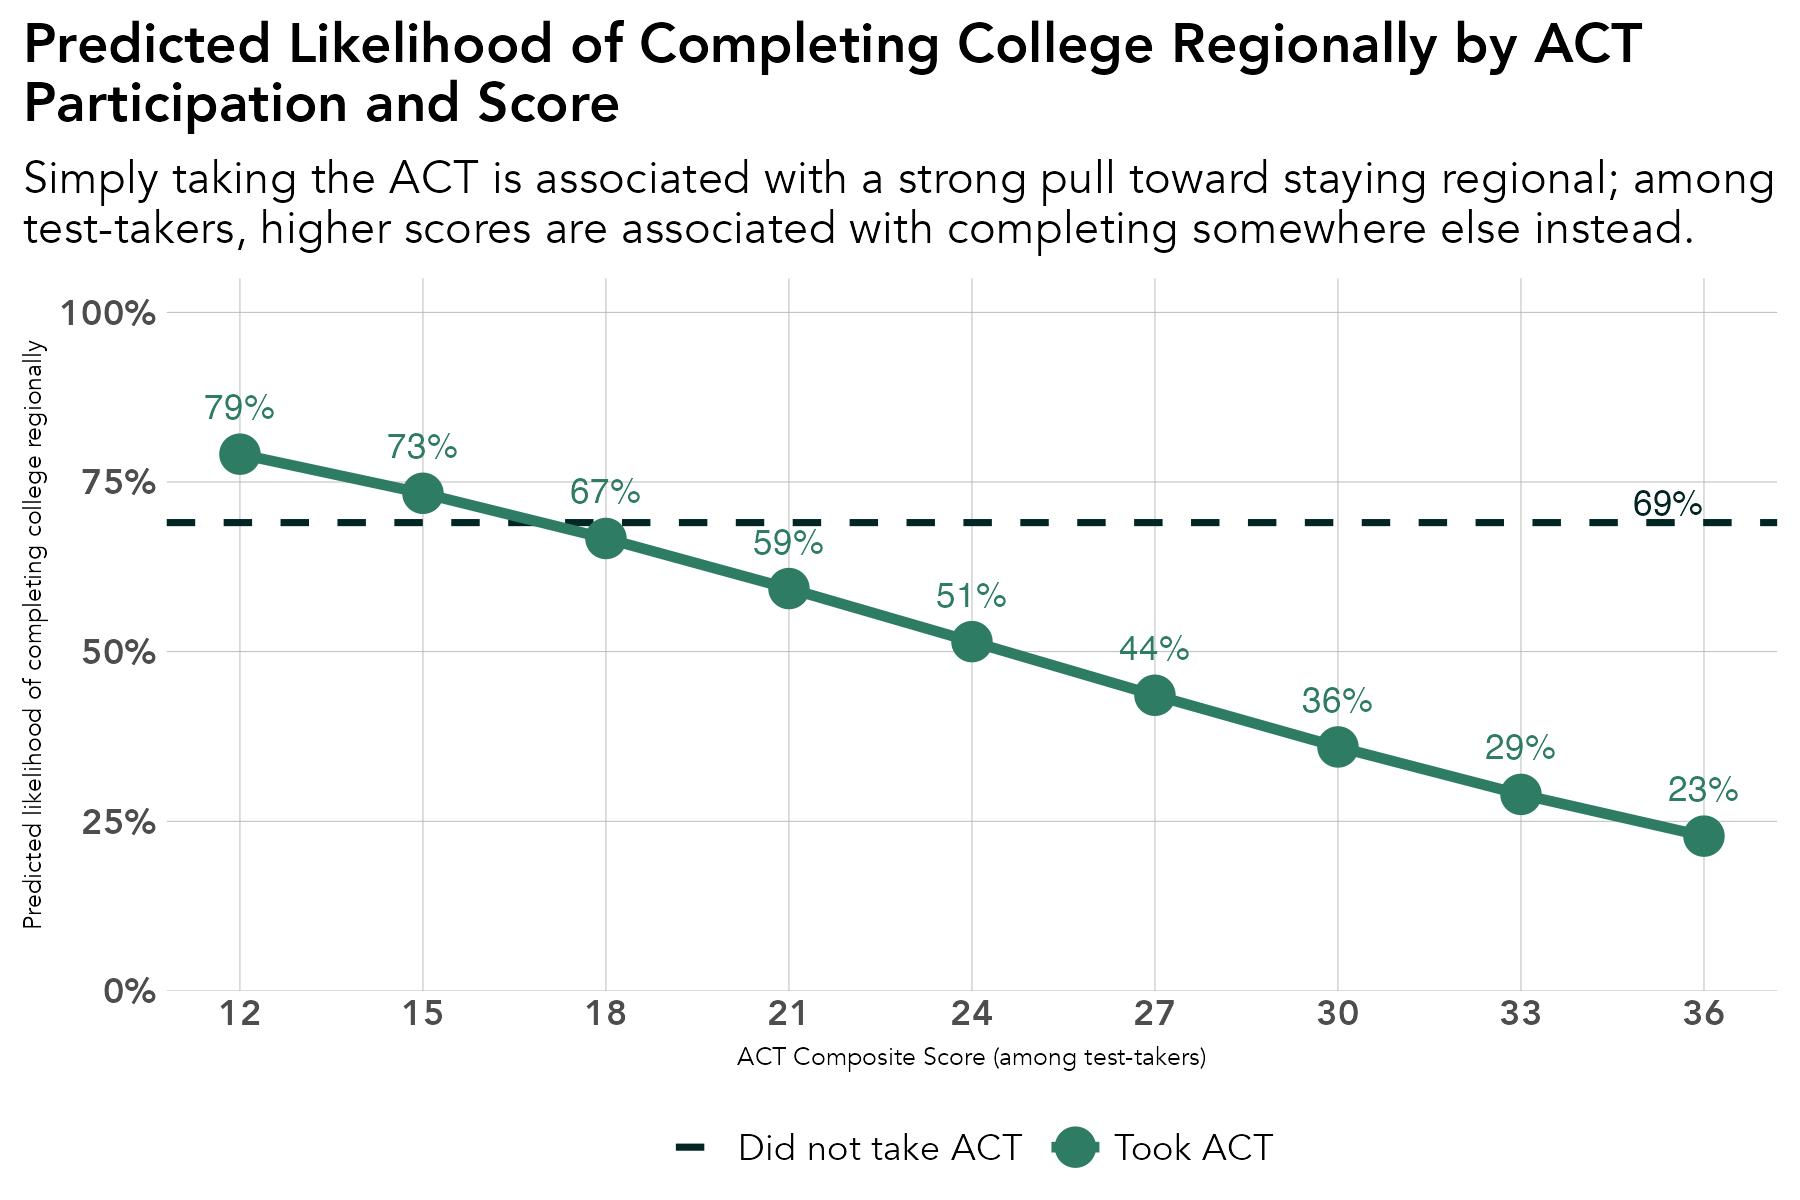

This chart was generated by the following R code:
# library -----------------------------------------------------------------
library(tidyverse)
library(sf)
library(ggrepel)
library(scales)
library(ggiraph)
library(rmapshaper)
library(cowplot)
library(RColorBrewer)
library(readxl)
library(lubridate)
library(readxl)
library(systemfonts)
reset_font_cache()
library(ggtext)
library(janitor)
library(cowplot)


rm(list = ls())

# themes ------------------------------------------------------------------
theme_bar <- theme_bw() +
  theme(panel.grid.major = element_line(color = "grey70", size = 0.1),
        panel.grid.minor = element_blank(),
        axis.ticks = element_blank(),
        axis.text = element_text(face = "bold"),
        panel.border = element_blank(),
        legend.background = element_rect(fill = "transparent", color = "transparent"),
        legend.key = element_rect(fill = "transparent"),
        legend.key.size = unit(1, "lines"),
        legend.margin = margin(0,0,0,0),
        legend.title = element_blank(),
        legend.text = element_text(margin = margin(l = 2)),
        text = element_text(family = "Avenir") ,
        plot.title.position = "plot",
        plot.title = element_text(face = "bold"))

theme_line <- theme_bw() +
  theme(legend.background = element_rect(fill = "transparent", color = "transparent"),
        legend.key = element_rect(fill = "transparent"),
        legend.text = element_text(margin = margin(l = 2)),
        panel.grid.minor = element_blank(),
        panel.grid.major = element_line(color = "grey70", size = 0.1),
        axis.ticks = element_blank(),
        axis.text = element_text(face = "bold"),
        panel.border = element_blank(),
        legend.margin = margin(0,0,0,0),
        legend.key.size = unit(1, "lines"),
        text = element_text(family = "Avenir") ,
        plot.title.position = "plot",
        plot.title = element_text(face = "bold"))


theme_sf <- theme_bw() +
  theme(axis.text.x=element_blank(),
        axis.text.y=element_blank(),
        axis.ticks=element_blank(),
        panel.background = element_blank(),
        panel.grid.major = element_line(color = "white"),
        panel.border = element_blank(),
        legend.title = element_blank(),
        legend.text = element_text(margin = margin(l = 2)),
        legend.margin = margin(0,0,0,0),
        legend.key.size = unit(1, "lines"),
        text = element_text(family = "Avenir") ,
        plot.title.position = "plot",
        plot.title = element_text(face = "bold"))

regions <- read_csv("/Users/kellyasche/Library/CloudStorage/GoogleDrive-kasche@ruralmn.org/My Drive/Data Prep/R Projects/Join docs/county_regions.csv") %>%
  select(5,6) %>%
  unique() %>%
  mutate(edr = str_replace(edr, "  ", " "),
         planning.region = str_replace(planning.region, " Minnesota", ""),
         planning.region = fct_relevel(planning.region, "Northwest", "Northeast", "Central", "Seven County Mpls-St Paul", "Southwest", "Southeast"),
         edr = fct_relevel(edr, "EDR 1 - Northwest", "EDR 2 - Headwaters", "EDR 3 - Arrowhead", "EDR 4 - West Central", "EDR 5 - North Central", "EDR 6E- Southwest Central", "EDR 6W- Upper Minnesota Valley", "EDR 7E- East Central", "EDR 7W- Central", "EDR 8 - Southwest", "EDR 9 - South Central", "EDR 10 - Southeast", "EDR 11 - 7 County Twin Cities", "Minnesota"))

counties.regions <- read_csv("/Users/kellyasche/Library/CloudStorage/GoogleDrive-kasche@ruralmn.org/My Drive/Data Prep/R Projects/Join docs/county_regions.csv") %>%
  mutate(countyfp = formatC(countyfp, width = 3, flag = "0"),
         Name = str_to_title(Name),
         Name = str_replace(Name, "Q", "q"),
         Name = str_replace(Name, "Of The", "of the"),
         Name = str_replace(Name, "Mcleod", "McLeod"),
         Dem_Desc = ifelse(Name == "Minnesota", "Minnesota", Dem_Desc) ,
         edr = str_replace(edr, "  ", " "),
         planning.region = str_replace(planning.region, " Minnesota", ""),
         planning.region = fct_relevel(planning.region, "Northwest", "Northeast", "Central", "Seven County Mpls-St Paul", "Southwest", "Southeast"),
         edr = fct_relevel(edr, "EDR 1 - Northwest", "EDR 2 - Headwaters", "EDR 3 - Arrowhead", "EDR 4 - West Central", "EDR 5 - North Central", "EDR 6E- Southwest Central", "EDR 6W- Upper Minnesota Valley", "EDR 7E- East Central", "EDR 7W- Central", "EDR 8 - Southwest", "EDR 9 - South Central", "EDR 10 - Southeast", "EDR 11 - 7 County Twin Cities", "Minnesota"))

color.ruca <- c("Entirely rural" = "#009933", "Town/rural mix" = "#99CC33", "Urban/town/rural mix" = "#CC9966", "Entirely urban" = "#754C29", "Minnesota" = "black")

color.pr <- c("Northwest" = "#4575b4","Northeast" = "grey", "Central" = "#fee090", "Seven County Mpls-St Paul" = "#d73027", "Southwest" = "#91bfdb", "Southeast" = "#fc8d59", "Minnesota" = "black")

color.edr <- c("EDR 1 - Northwest" = "#b3cde3", "EDR 2 - Headwaters" = "#8c96c6", "EDR 3 - Arrowhead" = "#fe9929", "EDR 4 - West Central" = "#8856a7", "EDR 5 - North Central" = "#810f7c", "EDR 6E- Southwest Central" = "#e5f5f9", "EDR 6W- Upper Minnesota Valley" = "#bdc9e1", "EDR 7E- East Central" = "#99d8c9", "EDR 7W- Central" = "#2ca25f", "EDR 8 - Southwest" = "#74a9cf", "EDR 9 - South Central" = "#0570b0", "EDR 10 - Southeast" = "#d7301f", "EDR 11 - 7 County Twin Cities" = "#d8b365", "Minnesota" = "black")

color.pr.edr <- c ("Northwest" = "#4575b4","Northeast" = "#e0f3f8", "Central" = "#fee090", "Seven County Mpls-St Paul" = "#d73027", "Southwest" = "#91bfdb", "Southeast" = "#fc8d59", "Minnesota" = "black", "EDR 1 - Northwest" = "#b3cde3", "EDR 2 - Headwaters" = "#8c96c6", "EDR 3 - Arrowhead" = "#fe9929", "EDR 4 - West Central" = "#8856a7", "EDR 5 - North Central" = "#810f7c", "EDR 6E- Southwest Central" = "#e5f5f9", "EDR 6W- Upper Minnesota Valley" = "#bdc9e1", "EDR 7E- East Central" = "#99d8c9", "EDR 7W- Central" = "#2ca25f", "EDR 8 - Southwest" = "#74a9cf", "EDR 9 - South Central" = "#0570b0", "EDR 10 - Southeast" = "#d7301f", "EDR 11 - 7 County Twin Cities" = "#d8b365")

color.six <- c("#009933", "#4575b4", "grey", "#fee090", "#fc8d59", "#d73027")

mn_counties <- st_read("/Users/kellyasche/Library/CloudStorage/GoogleDrive-kasche@ruralmn.org/My Drive/Data Prep/R Projects/Shapefiles/County shapefiles/MNCounties_MNDOT.shp", quiet = TRUE) %>%
  ms_simplify(keep = .01, keep_shapes = TRUE) %>%
  rename("countyfp" = "FIPS_CODE")

primary_colors <- c("#012623", "#2E7C63", "#8B601F", "#9B3F24", "grey")

alt_colors     <- c("#012623", "#9B3F24", "#E6A762", "#8B601F", "#222222")

expanded_colors <- c("#012623",   # Deep Field Green
                     "#9B3F24",   # Earth Red
                     "#2E7C63",   # Community Green
                     "#E6A762",   # Warm Accent
                     "#8B601F",   # Heritage Brown
                     "#0F5952",   # Secondary Green
                     "#222222",   # Dark Neutral
                     "grey")      # Light-mid neutral


# Prep data ---------------------------------------------------------------

original <- read_csv("Data/SLEDS/Masters/Master-report-dataset.csv")

model_vars_dv3<- c("Gender", "RaceEthnicity", "economic.status", "SpecialEdStatus",
                   "english.learner", "Dem_Desc", "range.school", "avg.wages.pct.state", "avg.unemp.rate",
                   "pseo.participant", "took.ACT", "ACTCompositeScore", "ap.exam", "sat.taken",
                   "cte.achievement", "ps.grad.location")

master.model.dv3 <- original %>%
  filter(grad.year > 2010,
         grad.year <= 2019,
         ps.grad == "Y",
         ps.grad.location != "Did not graduate ps",
         RaceEthnicity != "Unknown") %>%
  select(PersonID, all_of(model_vars_dv3)) %>%
  filter(!is.na(pseo.participant)) %>%
  mutate(ps.grad.location = ifelse(ps.grad.location == "PS grad Region", "PS grad Region", "PS grad outside region"),
         ps.grad.location = fct_relevel(ps.grad.location, "PS grad outside region"),
         Gender = fct_relevel(Gender, "M"),
         RaceEthnicity = fct_relevel(RaceEthnicity, "White"),
         economic.status = as_factor(economic.status),
         economic.status = fct_relevel(economic.status, "0"),
         SpecialEdStatus = as.character(SpecialEdStatus),
         SpecialEdStatus = fct_relevel(SpecialEdStatus, "0"),
         english.learner = as_factor(english.learner),
         english.learner = fct_relevel(english.learner, "0"),
         Dem_Desc = fct_relevel(Dem_Desc, "Entirely rural"),
         range.school = fct_relevel(range.school, "Non-range school"),
         
         pseo.participant = as.character(pseo.participant),
         pseo.participant = fct_relevel(pseo.participant, "0"),
         took.ACT = fct_relevel(took.ACT, "No"),
         ACTCompositeScore.filled = ifelse(is.na(ACTCompositeScore), 0, ACTCompositeScore),
         sat.taken = as_factor(sat.taken),
         sat.taken = fct_relevel(sat.taken, "0"),
         ap.exam = as_factor(ap.exam),
         ap.exam = fct_relevel(ap.exam, "0"),
         cte.achievement = fct_relevel(cte.achievement, "No CTE"))

model3_dv3 <- glm(
  ps.grad.location ~
    Gender +
    RaceEthnicity +
    economic.status +
    SpecialEdStatus +
    english.learner +
    Dem_Desc +
    range.school +
    avg.wages.pct.state +
    avg.unemp.rate +
    pseo.participant +
    took.ACT +
    ACTCompositeScore.filled +
    ap.exam + 
    sat.taken +
    cte.achievement,
  family = binomial,
  data = master.model.dv3
)

# ---- Organizational color palette ----
color_baseline <- "#012623"  # Deep Field Green
color_highlight <- "#2E7C63" # Community Green

# ---- Compute the ACT curve directly from the fitted model ----

act_scores <- seq(12, 36, by = 3)

act_curve <- tibble(
  score = act_scores,
  pct = map_dbl(act_scores, function(s) {
    d <- master.model.dv3
    d$took.ACT <- "Yes"
    d$ACTCompositeScore.filled <- s
    mean(predict(model3_dv3, newdata = d, type = "response"))
  })
)

no_act_data <- master.model.dv3
no_act_data$took.ACT <- "No"
no_act_data$ACTCompositeScore.filled <- 0
no_act_pct <- mean(predict(model3_dv3, newdata = no_act_data, type = "response"))

# ---- ACT line chart, with a proper legend ----

ggplot(act_curve, aes(x = score, y = pct)) +
  geom_hline(aes(yintercept = no_act_pct, color = "Did not take ACT"), 
             linetype = "dashed", linewidth = 0.8) +
  annotate("text", x = max(act_scores), y = no_act_pct + 0.03,
           label = percent(no_act_pct, accuracy = 1),
           color = color_baseline, size = 3, hjust = 1) +
  geom_line(aes(color = "Took ACT"), linewidth = 1.2) +
  geom_point(aes(color = "Took ACT"), size = 4) +
  geom_text(aes(label = percent(pct, accuracy = 1)), vjust = -1.4, size = 3, color = color_highlight) +
  scale_color_manual(
    name = NULL,
    values = c("Did not take ACT" = color_baseline, "Took ACT" = color_highlight),
    breaks = c("Did not take ACT", "Took ACT")
  ) +
  scale_y_continuous(labels = percent, limits = c(0, 1), 
                     expand = expansion(mult = c(0, 0.05))) +
  scale_x_continuous(breaks = act_scores) +
  labs(
    x = "ACT Composite Score (among test-takers)",
    y = "Predicted likelihood of completing college regionally",
    title = "Predicted Likelihood of Completing College Regionally by ACT\nParticipation and Score",
    subtitle = "Simply taking the ACT is associated with a strong pull toward staying regional; among\ntest-takers, higher scores are associated with completing somewhere else instead."
  ) +
  theme_bar +
  theme(legend.position = "bottom",
        axis.title = element_text(size = 6))

ggsave(filename = "Charts/Draft 5/ps-grad-regional-act-score.pdf", device = cairo_pdf, dpi = "print", width = 6, height = 4)

ggsave(filename = "Charts/Draft 5/ps-grad-regional-act-score.png", dpi = "print", width = 6, height = 4)
